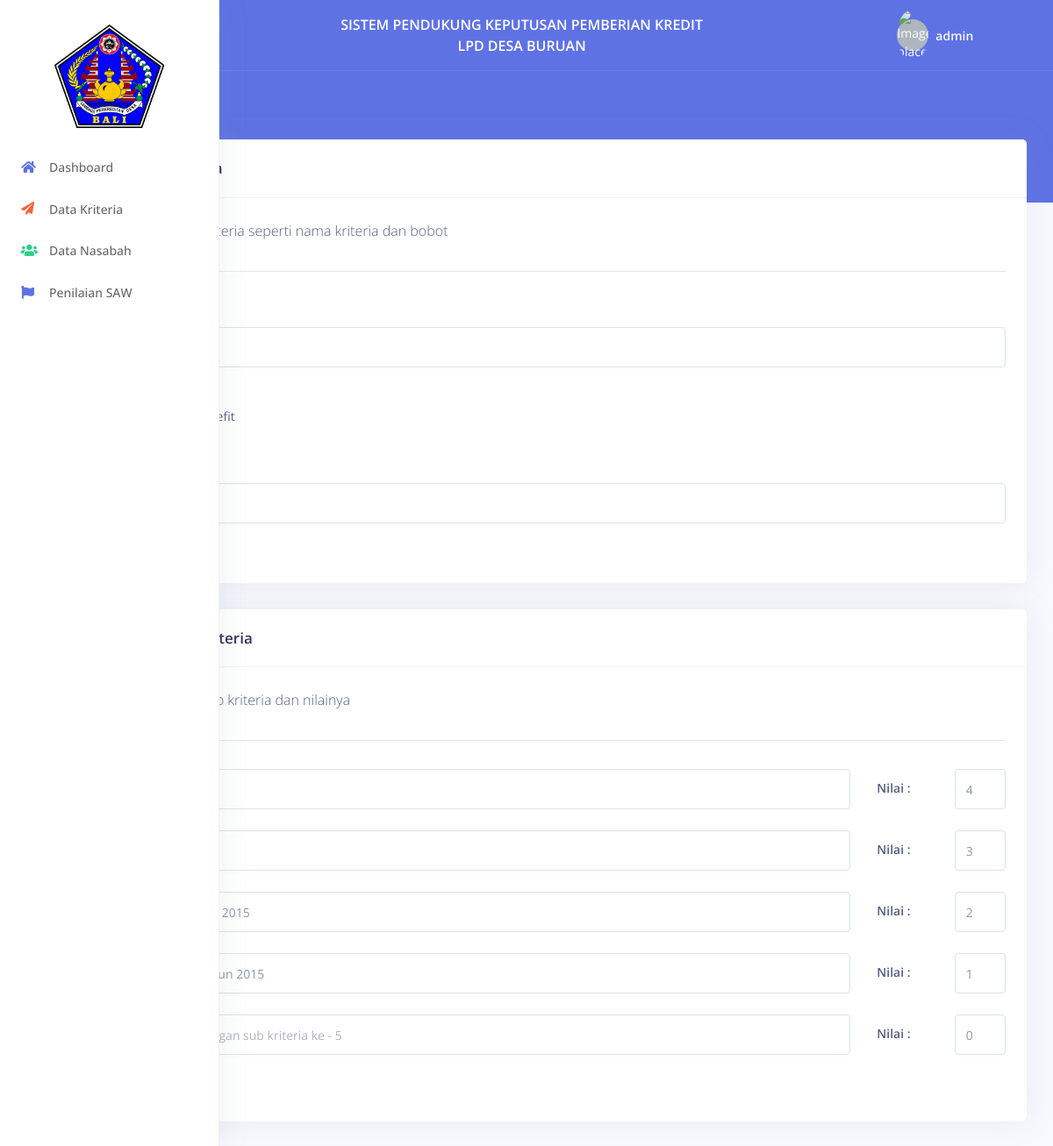
Page /criteria/edit?id=42 (signed in) on the earlier database version.
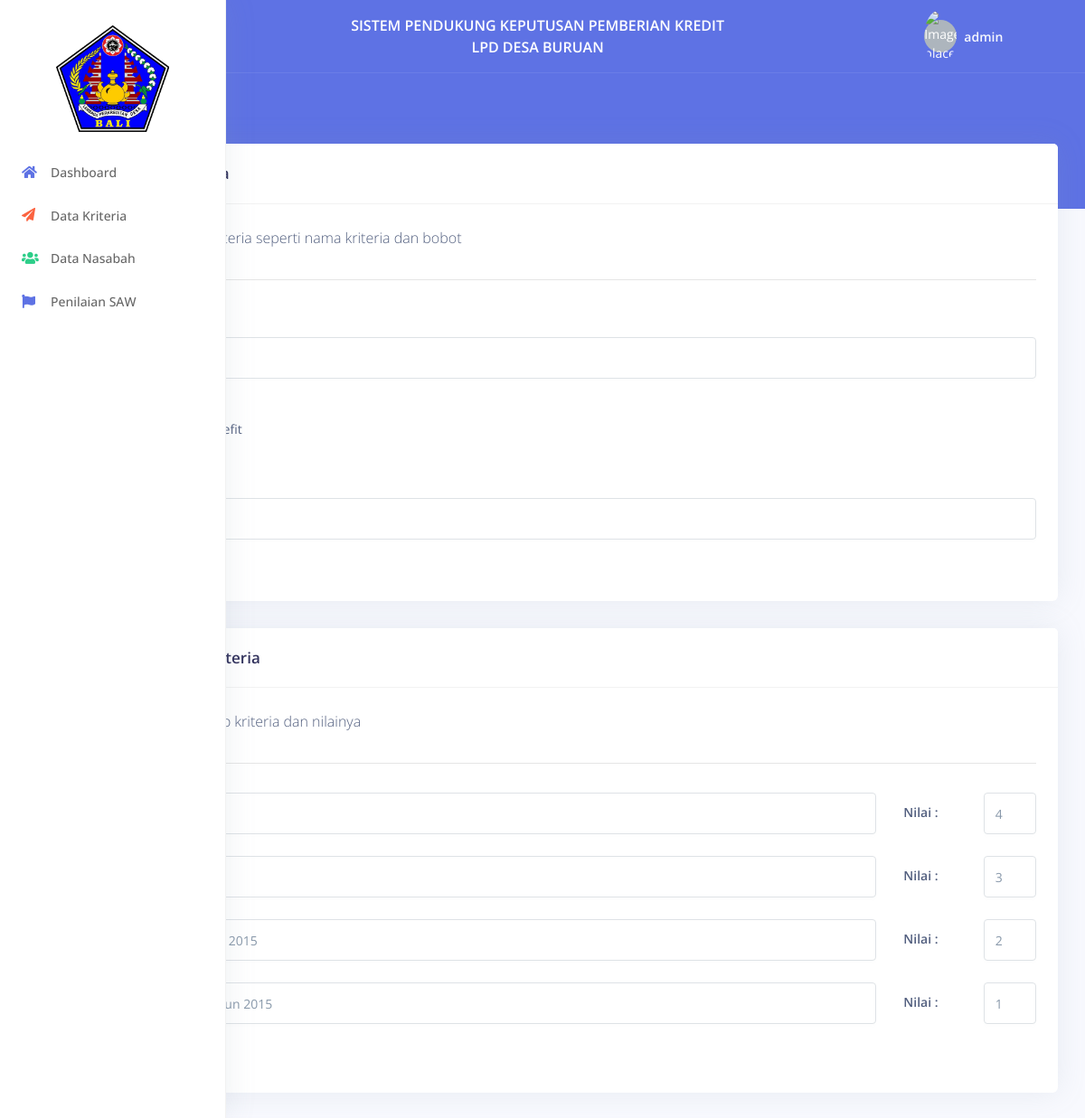
Same page on the later database version.
### tables this page shows
CREATE TABLE `sub_kriteria` (
  `id_subkriteria` int(11) NOT NULL,
  `id_kriteria` int(11) NOT NULL,
  `ket` varchar(45) NOT NULL,
  `nilai` int(11) NOT NULL
);

### system/base/view.php (called while the page is built)
<?php
function view($path, $data = []){
    extract($data);
    require_once("app/views/".$path.".php");
}

### app/controllers/CriteriaController.php (called while the page is built, shortened)
<?php
class CriteriaController extends Controller {
    public function edit()
    {
        $id = $this->request->getAllParams()->id;
        $criteria       = new CriteriaModel();
        $subCriteria    = new SubCriteriaModel();
        view('includes/layout', [
            'content'       => "criteria/criteria.edit",
            'criteria'      => $criteria->selectWhereId($id),
            'subCriteria'   => $subCriteria->selectWhereId($id),
        ]);
    }
}

### routes.php (called while the page is built, shortened)
<?php
$router = new Route();
$router->get('/', \App\Controllers\DashboardController::class, 'index');
$router->get('/login', \App\Controllers\LoginController::class, 'login');
$router->get('/logout', \App\Controllers\LoginController::class, 'logout');
$router->post('/login', \App\Controllers\LoginController::class, 'doLogin');
$router->get('/nasabah', \App\Controllers\NasabahController::class, 'index');
$router->get('/nasabah/insert', \App\Controllers\NasabahController::class, 'insert');
$router->get('/nasabah/bobot', \App\Controllers\NasabahController::class, 'bobot');
$router->get('/nasabah/edit', \App\Controllers\NasabahController::class, 'edit');
$router->get('/nasabah/detail', \App\Controllers\NasabahController::class, 'detail');
$router->post('/nasabah/bobot', \App\Controllers\NasabahController::class, 'updateBobot');
$router->post('/nasabah/create', \App\Controllers\NasabahController::class, 'create');
$router->post('/nasabah/update', \App\Controllers\NasabahController::class, 'update');
$router->post('/nasabah/delete', \App\Controllers\NasabahController::class, 'delete');
$router->post('/nasabah/finish', \App\Controllers\NasabahController::class, 'finish');
$router->get('/perhitungan', \App\Controllers\PerhitunganController::class, 'index');
$router->get('/ranking', \App\Controllers\RankingController::class, 'ranking');
$router->get('/laporan', \App\Controllers\LaporanController::class, 'laporan');
$router->get('/laporan/pdf', \App\Controllers\LaporanController::class, 'generatePDF');
$router->get('/criteria', \App\Controllers\CriteriaController::class, 'index');
$router->get('/criteria/sub-criteria', \App\Controllers\CriteriaController::class, 'createSubCriteria');
$router->get('/criteria/edit', \App\Controllers\CriteriaController::class, 'edit');
$router->get('/criteria/insert', \App\Controllers\CriteriaController::class, 'insert');
$router->post('/criteria/create', \App\Controllers\CriteriaController::class, 'create');
$router->post('/criteria/update', \App\Controllers\CriteriaController::class, 'update');
$router->post('/criteria/delete', \App\Controllers\CriteriaController::class, 'delete');
$router->post('/criteria/update-sub-criteria', \App\Controllers\CriteriaController::class, 'updateSubCriteria');
$router->get('/a', \App\Controllers\LatihanController::class, 'index');
$router->run();

### index.php (called while the page is built, shortened)
<?php
require_once 'loader.php';
require_once 'routes.php';

### loader.php (called while the page is built, shortened)
<?php
spl_autoload_register(function ($class) {
    $class_file = str_replace('\\', '/', $class) . '.php';
});

### system/model/Connection.php (called while the page is built, shortened)
<?php
class Connection {
    private $host       = 'localhost';
    private $name       = 'name';
    private $user       = 'root';
    private $password   = '';
    private $connection;
    public function __construct()
    {
        $this->host     = DB_HOST;
        $this->name     = DB_NAME;
        $this->user     = DB_USER;
        $this->password = DB_PASSWORD;
    }
    public function getConnection()
    {
        return $this->connection;
    }
    private function connect(){
        try {
            $this->connection = new \PDO("mysql:host=$this->host;dbname=$this->name", $this->user, $this->password);
            $this->connection->setAttribute(\PDO::ATTR_ERRMODE, \PDO::ERRMODE_EXCEPTION);
        } catch (\Exception $exception) {
            var_dump($exception->getMessage());
        }
    }
}

### system/model/Model.php (called while the page is built, shortened)
<?php
class Model {
    protected $connection;
    public function __construct()
    {
        $this->connection = (new Connection())->getConnection();
    }
    public function query($sql, $bindings = [])
    {
        $query = $this->connection->prepare($sql);
        for ($i = 0; $i < count($bindings); $i++) {
            $query->bindParam($i + 1, $bindings[$i]);
        }
        $query->execute();
        return $query->fetchAll();
    }
}

### app/models/SubCriteriaModel.php (called while the page is built, shortened)
<?php
class SubCriteriaModel extends Model {
    protected $table = 'sub_kriteria';
    public function selectWhereId($id)
    {
        return $this->query("SELECT * FROM $this->table WHERE id_kriteria=?", [$id]);
    }
}

### app/views/criteria/criteria.edit.php (the view, shortened to what the changed rows need)
<div class="container-fluid mt--6">
    <div class="row">
        <div class="col">
            <div class="card-wrapper">
                <div class="card">
                    <div class="card-body">
                        <form action="<?= BASE_PATH; ?>/criteria/update-sub-criteria" method="post" class="needs-validation" novalidate="">
                            <?php for ($i = 0; $i < count($subCriteria); $i++) { ?>
                                <div class="form-group row">
                                    <div class="col-md-10">
                                        <input value="<?= $subCriteria[$i]['ket']; ?>" name="sub-kriteria[]" class="form-control" type="text" id="sub-kriteria-<?= $i; ?>" placeholder="Masukkan keterangan sub kriteria ke - <?= $i + 1; ?>">
                                    </div>
                                    <label for="sub-kriteria-nilai-<?= $i; ?>" class="col-md-1 col-form-label form-control-label">Nilai : </label>
                                    <div class="col-md-1">
                                        <input value="<?= $subCriteria[$i]['nilai']; ?>" name="sub-nilai[]" class="form-control" type="number" id="sub-kriteria-nilai-<?= $i; ?>" placeholder="">
                                    </div>
                                </div>
                            <?php } ?>
                        </form>
                    </div>
                </div>
            </div>
        </div>
    </div>
</div>

Differences in the rows shown:
removed sub_kriteria: nilai "0"
changed sub_kriteria: ket "SK" → "Sertifikat rumah"
